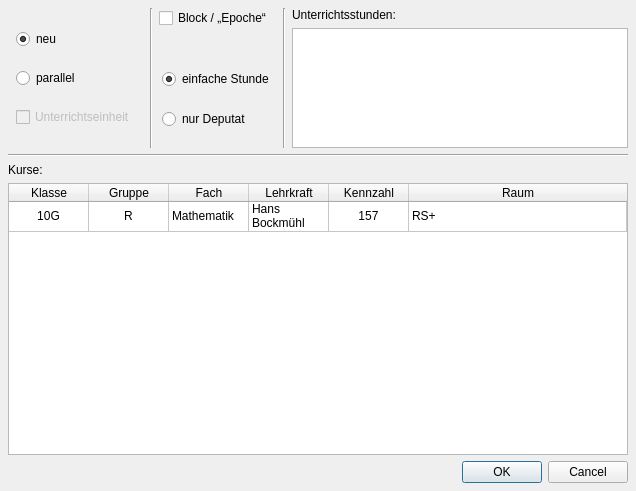
<?xml version="1.0" encoding="UTF-8"?>
<ui version="4.0">
 <class>Dialog</class>
 <widget class="QDialog" name="Dialog">
  <property name="geometry">
   <rect>
    <x>0</x>
    <y>0</y>
    <width>636</width>
    <height>491</height>
   </rect>
  </property>
  <property name="windowTitle">
   <string>Kurseinheit</string>
  </property>
  <layout class="QVBoxLayout" name="verticalLayout_6" stretch="0,1,0">
   <property name="leftMargin">
    <number>8</number>
   </property>
   <property name="topMargin">
    <number>8</number>
   </property>
   <property name="rightMargin">
    <number>8</number>
   </property>
   <property name="bottomMargin">
    <number>8</number>
   </property>
   <item>
    <layout class="QHBoxLayout" name="horizontalLayout_3" stretch="0,0,1">
     <item>
      <layout class="QVBoxLayout" name="verticalLayout_5">
       <item>
        <layout class="QHBoxLayout" name="horizontalLayout_2">
         <item>
          <widget class="QStackedWidget" name="type_chooser">
           <property name="currentIndex">
            <number>0</number>
           </property>
           <widget class="QWidget" name="choose_type">
            <layout class="QVBoxLayout" name="verticalLayout_4">
             <property name="leftMargin">
              <number>8</number>
             </property>
             <property name="topMargin">
              <number>8</number>
             </property>
             <property name="rightMargin">
              <number>8</number>
             </property>
             <property name="bottomMargin">
              <number>8</number>
             </property>
             <item>
              <widget class="QRadioButton" name="rb_new">
               <property name="toolTip">
                <string>&lt;html&gt;&lt;head/&gt;&lt;body&gt;&lt;p&gt;Ein neuer „Kurseinheit“ soll angelegt werden. Das bedeutet entweder eine neue Unterrichtsstunde oder eine Deputatsangabe ohne Unterrichtsstunden.&lt;/p&gt;&lt;p&gt;Die Stunde kann Teil eines Blocks sein (einer Zeit, in der mehrere Kurse entweder parallel oder nacheinander im Laufe des Jahres stattfinden).&lt;/p&gt;&lt;p&gt;Für jeden Kurs darf nur einmal eine Einheit der jeweiligen Sorte (einfache Stunde, Blockstunde oder Deputatsstunden ohne Unterricht) angelegt werden. Weitere Unterrichtsstunden können dann mit der „+“-Schaltfläche hinzugefügt werden.&lt;/p&gt;&lt;/body&gt;&lt;/html&gt;</string>
               </property>
               <property name="text">
                <string>neu</string>
               </property>
               <property name="checked">
                <bool>true</bool>
               </property>
               <attribute name="buttonGroup">
                <string notr="true">choose_group</string>
               </attribute>
              </widget>
             </item>
             <item>
              <widget class="QRadioButton" name="rb_add2block">
               <property name="toolTip">
                <string>&lt;html&gt;&lt;head/&gt;&lt;body&gt;&lt;p&gt;Der „Kurs“ soll zu einem schon existierenden Block oder Fach hinzugefügt werden.&lt;/p&gt;&lt;p&gt;Zwischen zeitbegrenzten Blöcken („Epochen“) und parallelen, durchlaufenden Unterrichtsstunden wird hier nicht differenziert.&lt;/p&gt;&lt;/body&gt;&lt;/html&gt;</string>
               </property>
               <property name="text">
                <string>parallel</string>
               </property>
               <attribute name="buttonGroup">
                <string notr="true">choose_group</string>
               </attribute>
              </widget>
             </item>
             <item>
              <widget class="QCheckBox" name="cb_unit">
               <property name="enabled">
                <bool>false</bool>
               </property>
               <property name="toolTip">
                <string>&lt;html&gt;&lt;head/&gt;&lt;body&gt;&lt;p&gt;Wenn dieses Kontrollkästchen gesetzt ist, sind die betroffenen Kurse zusammengelegt.&lt;/p&gt;&lt;p&gt;So kann man angeben, dass eine Lehrkraft zwei Gruppen zusammen unterrichtet oder zwei Lehrkräfte zusammen unterrichten (Team-Teaching). &lt;/p&gt;&lt;/body&gt;&lt;/html&gt;</string>
               </property>
               <property name="text">
                <string>Unterrichtseinheit</string>
               </property>
              </widget>
             </item>
            </layout>
           </widget>
           <widget class="QWidget" name="hidden_page">
            <layout class="QVBoxLayout" name="verticalLayout_9">
             <property name="leftMargin">
              <number>8</number>
             </property>
             <property name="topMargin">
              <number>8</number>
             </property>
             <property name="rightMargin">
              <number>8</number>
             </property>
             <property name="bottomMargin">
              <number>8</number>
             </property>
             <item>
              <widget class="QLabel" name="label_4">
               <property name="text">
                <string>Hidden pane.</string>
               </property>
              </widget>
             </item>
             <item>
              <widget class="QRadioButton" name="rb_inspect">
               <property name="text">
                <string>––</string>
               </property>
               <attribute name="buttonGroup">
                <string notr="true">choose_group</string>
               </attribute>
              </widget>
             </item>
            </layout>
           </widget>
          </widget>
         </item>
         <item>
          <widget class="Line" name="line_4">
           <property name="orientation">
            <enum>Qt::Vertical</enum>
           </property>
          </widget>
         </item>
         <item>
          <layout class="QVBoxLayout" name="verticalLayout_8">
           <property name="leftMargin">
            <number>0</number>
           </property>
           <property name="rightMargin">
            <number>0</number>
           </property>
           <item>
            <widget class="QCheckBox" name="cb_block">
             <property name="toolTip">
              <string>&lt;html&gt;&lt;head/&gt;&lt;body&gt;&lt;p&gt;„Block“ bedeutet hier, dass Unterrichtseinheiten entweder parallel (zur gleichen Zeit) oder nacheinander im Laufe des Jahres („Epochenunterricht“) stattfinden.&lt;/p&gt;&lt;p&gt;Zwischen zeitbegrenzten Blöcken („Epochen“) und parallelen, durchlaufenden Unterrichtsstunden wird hier nicht differenziert.&lt;/p&gt;&lt;/body&gt;&lt;/html&gt;</string>
             </property>
             <property name="text">
              <string>Block / „Epoche“</string>
             </property>
            </widget>
           </item>
           <item>
            <spacer name="verticalSpacer">
             <property name="orientation">
              <enum>Qt::Vertical</enum>
             </property>
             <property name="sizeHint" stdset="0">
              <size>
               <width>20</width>
               <height>0</height>
              </size>
             </property>
            </spacer>
           </item>
           <item>
            <widget class="QStackedWidget" name="blockstack">
             <property name="currentIndex">
              <number>0</number>
             </property>
             <widget class="QWidget" name="page_noblock">
              <layout class="QVBoxLayout" name="verticalLayout_7">
               <property name="leftMargin">
                <number>3</number>
               </property>
               <property name="topMargin">
                <number>3</number>
               </property>
               <property name="rightMargin">
                <number>3</number>
               </property>
               <property name="bottomMargin">
                <number>3</number>
               </property>
               <item>
                <widget class="QRadioButton" name="rb_simple">
                 <property name="text">
                  <string>einfache Stunde</string>
                 </property>
                 <property name="checked">
                  <bool>true</bool>
                 </property>
                </widget>
               </item>
               <item>
                <widget class="QRadioButton" name="rb_payonly">
                 <property name="text">
                  <string>nur Deputat</string>
                 </property>
                </widget>
               </item>
              </layout>
             </widget>
             <widget class="QWidget" name="page_block">
              <layout class="QVBoxLayout" name="verticalLayout_2">
               <property name="leftMargin">
                <number>3</number>
               </property>
               <property name="topMargin">
                <number>3</number>
               </property>
               <property name="rightMargin">
                <number>3</number>
               </property>
               <property name="bottomMargin">
                <number>3</number>
               </property>
               <item>
                <widget class="QLabel" name="label">
                 <property name="text">
                  <string>Blockfach:</string>
                 </property>
                </widget>
               </item>
               <item>
                <widget class="QComboBox" name="block_subject"/>
               </item>
               <item>
                <widget class="QLabel" name="label_2">
                 <property name="text">
                  <string>Block-Kennzeichen:</string>
                 </property>
                </widget>
               </item>
               <item>
                <widget class="QComboBox" name="BLOCK_TAG">
                 <property name="editable">
                  <bool>true</bool>
                 </property>
                 <property name="insertPolicy">
                  <enum>QComboBox::NoInsert</enum>
                 </property>
                </widget>
               </item>
              </layout>
             </widget>
            </widget>
           </item>
          </layout>
         </item>
        </layout>
       </item>
      </layout>
     </item>
     <item>
      <widget class="Line" name="line_2">
       <property name="orientation">
        <enum>Qt::Vertical</enum>
       </property>
      </widget>
     </item>
     <item>
      <layout class="QVBoxLayout" name="verticalLayout">
       <item>
        <widget class="QLabel" name="label_5">
         <property name="text">
          <string>Unterrichtsstunden:</string>
         </property>
        </widget>
       </item>
       <item>
        <widget class="QListWidget" name="list_lessons">
         <property name="sizePolicy">
          <sizepolicy hsizetype="Expanding" vsizetype="Fixed">
           <horstretch>0</horstretch>
           <verstretch>0</verstretch>
          </sizepolicy>
         </property>
         <property name="maximumSize">
          <size>
           <width>16777215</width>
           <height>120</height>
          </size>
         </property>
        </widget>
       </item>
      </layout>
     </item>
    </layout>
   </item>
   <item>
    <layout class="QVBoxLayout" name="verticalLayout_3">
     <item>
      <widget class="Line" name="line">
       <property name="orientation">
        <enum>Qt::Horizontal</enum>
       </property>
      </widget>
     </item>
     <item>
      <widget class="QLabel" name="label_3">
       <property name="text">
        <string>Kurse:</string>
       </property>
      </widget>
     </item>
     <item>
      <widget class="QTableWidget" name="table_courses">
       <property name="minimumSize">
        <size>
         <width>0</width>
         <height>200</height>
        </size>
       </property>
       <property name="editTriggers">
        <set>QAbstractItemView::NoEditTriggers</set>
       </property>
       <property name="alternatingRowColors">
        <bool>true</bool>
       </property>
       <property name="selectionMode">
        <enum>QAbstractItemView::SingleSelection</enum>
       </property>
       <property name="selectionBehavior">
        <enum>QAbstractItemView::SelectRows</enum>
       </property>
       <attribute name="horizontalHeaderCascadingSectionResizes">
        <bool>false</bool>
       </attribute>
       <attribute name="horizontalHeaderDefaultSectionSize">
        <number>80</number>
       </attribute>
       <attribute name="horizontalHeaderStretchLastSection">
        <bool>true</bool>
       </attribute>
       <attribute name="verticalHeaderVisible">
        <bool>false</bool>
       </attribute>
       <row>
        <property name="text">
         <string>New Row</string>
        </property>
       </row>
       <column>
        <property name="text">
         <string>Klasse</string>
        </property>
       </column>
       <column>
        <property name="text">
         <string>Gruppe</string>
        </property>
       </column>
       <column>
        <property name="text">
         <string>Fach</string>
        </property>
       </column>
       <column>
        <property name="text">
         <string>Lehrkraft</string>
        </property>
       </column>
       <column>
        <property name="text">
         <string>Kennzahl</string>
        </property>
       </column>
       <column>
        <property name="text">
         <string>Raum</string>
        </property>
       </column>
       <item row="0" column="0">
        <property name="text">
         <string>10G</string>
        </property>
        <property name="textAlignment">
         <set>AlignCenter</set>
        </property>
       </item>
       <item row="0" column="1">
        <property name="text">
         <string>R</string>
        </property>
        <property name="textAlignment">
         <set>AlignCenter</set>
        </property>
       </item>
       <item row="0" column="2">
        <property name="text">
         <string>Mathematik</string>
        </property>
       </item>
       <item row="0" column="3">
        <property name="text">
         <string>Hans Bockmühl</string>
        </property>
       </item>
       <item row="0" column="4">
        <property name="text">
         <string>157</string>
        </property>
        <property name="textAlignment">
         <set>AlignCenter</set>
        </property>
       </item>
       <item row="0" column="5">
        <property name="text">
         <string>RS+</string>
        </property>
       </item>
      </widget>
     </item>
    </layout>
   </item>
   <item>
    <widget class="QDialogButtonBox" name="buttonBox">
     <property name="orientation">
      <enum>Qt::Horizontal</enum>
     </property>
     <property name="standardButtons">
      <set>QDialogButtonBox::Cancel|QDialogButtonBox::Ok</set>
     </property>
    </widget>
   </item>
  </layout>
 </widget>
 <resources/>
 <connections>
  <connection>
   <sender>buttonBox</sender>
   <signal>accepted()</signal>
   <receiver>Dialog</receiver>
   <slot>accept()</slot>
   <hints>
    <hint type="sourcelabel">
     <x>264</x>
     <y>482</y>
    </hint>
    <hint type="destinationlabel">
     <x>157</x>
     <y>274</y>
    </hint>
   </hints>
  </connection>
  <connection>
   <sender>buttonBox</sender>
   <signal>rejected()</signal>
   <receiver>Dialog</receiver>
   <slot>reject()</slot>
   <hints>
    <hint type="sourcelabel">
     <x>332</x>
     <y>482</y>
    </hint>
    <hint type="destinationlabel">
     <x>286</x>
     <y>274</y>
    </hint>
   </hints>
  </connection>
  <connection>
   <sender>rb_inspect</sender>
   <signal>toggled(bool)</signal>
   <receiver>type_chooser</receiver>
   <slot>setDisabled(bool)</slot>
   <hints>
    <hint type="sourcelabel">
     <x>74</x>
     <y>182</y>
    </hint>
    <hint type="destinationlabel">
     <x>50</x>
     <y>155</y>
    </hint>
   </hints>
  </connection>
  <connection>
   <sender>rb_inspect</sender>
   <signal>toggled(bool)</signal>
   <receiver>cb_block</receiver>
   <slot>setDisabled(bool)</slot>
   <hints>
    <hint type="sourcelabel">
     <x>137</x>
     <y>182</y>
    </hint>
    <hint type="destinationlabel">
     <x>338</x>
     <y>28</y>
    </hint>
   </hints>
  </connection>
  <connection>
   <sender>rb_inspect</sender>
   <signal>toggled(bool)</signal>
   <receiver>rb_simple</receiver>
   <slot>setDisabled(bool)</slot>
   <hints>
    <hint type="sourcelabel">
     <x>159</x>
     <y>182</y>
    </hint>
    <hint type="destinationlabel">
     <x>358</x>
     <y>82</y>
    </hint>
   </hints>
  </connection>
  <connection>
   <sender>rb_inspect</sender>
   <signal>toggled(bool)</signal>
   <receiver>rb_payonly</receiver>
   <slot>setDisabled(bool)</slot>
   <hints>
    <hint type="sourcelabel">
     <x>196</x>
     <y>182</y>
    </hint>
    <hint type="destinationlabel">
     <x>411</x>
     <y>164</y>
    </hint>
   </hints>
  </connection>
  <connection>
   <sender>rb_add2block</sender>
   <signal>toggled(bool)</signal>
   <receiver>cb_unit</receiver>
   <slot>setEnabled(bool)</slot>
   <hints>
    <hint type="sourcelabel">
     <x>83</x>
     <y>105</y>
    </hint>
    <hint type="destinationlabel">
     <x>88</x>
     <y>152</y>
    </hint>
   </hints>
  </connection>
 </connections>
 <buttongroups>
  <buttongroup name="choose_group"/>
 </buttongroups>
</ui>
